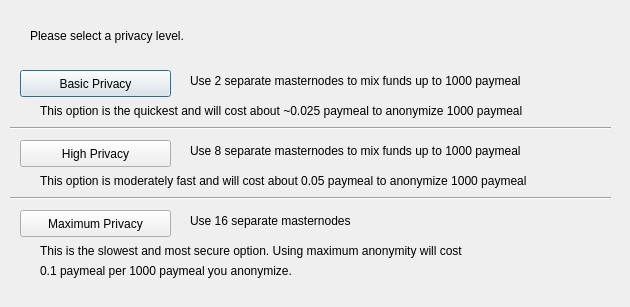
<?xml version="1.0" encoding="UTF-8"?>
<ui version="4.0">
 <class>DarksendConfig</class>
 <widget class="QDialog" name="DarksendConfig">
  <property name="geometry">
   <rect>
    <x>0</x>
    <y>0</y>
    <width>630</width>
    <height>307</height>
   </rect>
  </property>
  <property name="windowTitle">
   <string>Configure PrivateSend</string>
  </property>
  <widget class="QPushButton" name="buttonBasic">
   <property name="geometry">
    <rect>
     <x>20</x>
     <y>70</y>
     <width>151</width>
     <height>27</height>
    </rect>
   </property>
   <property name="text">
    <string>Basic Privacy</string>
   </property>
  </widget>
  <widget class="QPushButton" name="buttonHigh">
   <property name="geometry">
    <rect>
     <x>20</x>
     <y>140</y>
     <width>151</width>
     <height>27</height>
    </rect>
   </property>
   <property name="text">
    <string>High Privacy</string>
   </property>
  </widget>
  <widget class="QPushButton" name="buttonMax">
   <property name="geometry">
    <rect>
     <x>20</x>
     <y>210</y>
     <width>151</width>
     <height>27</height>
    </rect>
   </property>
   <property name="text">
    <string>Maximum Privacy</string>
   </property>
  </widget>
  <widget class="QLabel" name="label">
   <property name="geometry">
    <rect>
     <x>30</x>
     <y>20</y>
     <width>571</width>
     <height>31</height>
    </rect>
   </property>
   <property name="text">
    <string>Please select a privacy level.</string>
   </property>
  </widget>
  <widget class="QLabel" name="label_2">
   <property name="geometry">
    <rect>
     <x>190</x>
     <y>70</y>
     <width>421</width>
     <height>21</height>
    </rect>
   </property>
   <property name="text">
    <string>Use 2 separate masternodes to mix funds up to 1000 paymeal</string>
   </property>
  </widget>
  <widget class="QLabel" name="label_3">
   <property name="geometry">
    <rect>
     <x>190</x>
     <y>140</y>
     <width>411</width>
     <height>21</height>
    </rect>
   </property>
   <property name="text">
    <string>Use 8 separate masternodes to mix funds up to 1000 paymeal</string>
   </property>
  </widget>
  <widget class="QLabel" name="label_4">
   <property name="geometry">
    <rect>
     <x>190</x>
     <y>210</y>
     <width>421</width>
     <height>21</height>
    </rect>
   </property>
   <property name="text">
    <string>Use 16 separate masternodes</string>
   </property>
  </widget>
  <widget class="QLabel" name="label_6">
   <property name="geometry">
    <rect>
     <x>40</x>
     <y>100</y>
     <width>561</width>
     <height>21</height>
    </rect>
   </property>
   <property name="text">
    <string>This option is the quickest and will cost about ~0.025 paymeal to anonymize 1000 paymeal</string>
   </property>
  </widget>
  <widget class="QLabel" name="label_7">
   <property name="geometry">
    <rect>
     <x>40</x>
     <y>170</y>
     <width>561</width>
     <height>21</height>
    </rect>
   </property>
   <property name="text">
    <string>This option is moderately fast and will cost about 0.05 paymeal to anonymize 1000 paymeal</string>
   </property>
  </widget>
  <widget class="QLabel" name="label_8">
   <property name="geometry">
    <rect>
     <x>40</x>
     <y>240</y>
     <width>561</width>
     <height>21</height>
    </rect>
   </property>
   <property name="text">
    <string>This is the slowest and most secure option. Using maximum anonymity will cost</string>
   </property>
  </widget>
  <widget class="QLabel" name="label_9">
   <property name="geometry">
    <rect>
     <x>40</x>
     <y>260</y>
     <width>561</width>
     <height>21</height>
    </rect>
   </property>
   <property name="text">
    <string>0.1 paymeal per 1000 paymeal you anonymize.</string>
   </property>
  </widget>
  <widget class="Line" name="line">
   <property name="geometry">
    <rect>
     <x>10</x>
     <y>120</y>
     <width>601</width>
     <height>16</height>
    </rect>
   </property>
   <property name="orientation">
    <enum>Qt::Horizontal</enum>
   </property>
  </widget>
  <widget class="Line" name="line_2">
   <property name="geometry">
    <rect>
     <x>10</x>
     <y>190</y>
     <width>601</width>
     <height>16</height>
    </rect>
   </property>
   <property name="orientation">
    <enum>Qt::Horizontal</enum>
   </property>
  </widget>
 </widget>
 <resources/>
 <connections/>
</ui>
